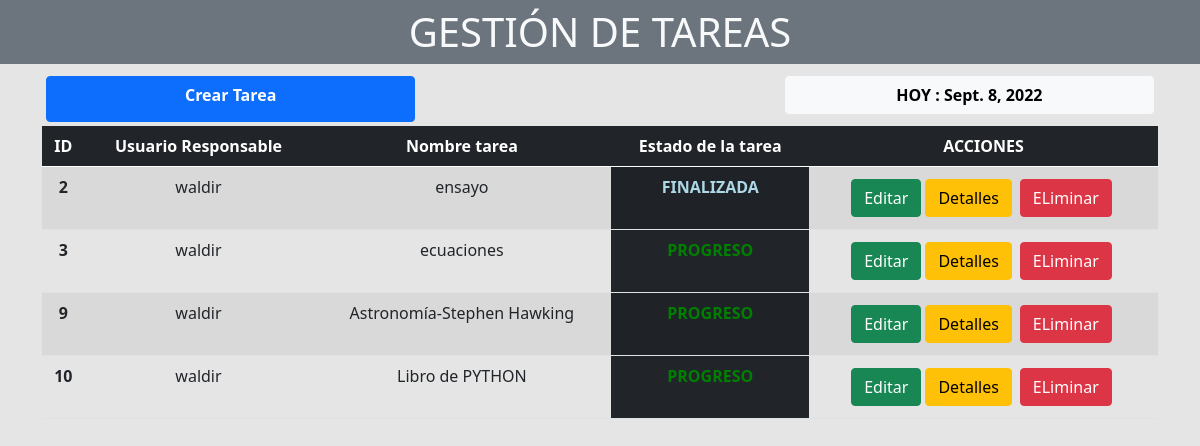
Page /dashboard on the earlier database version.
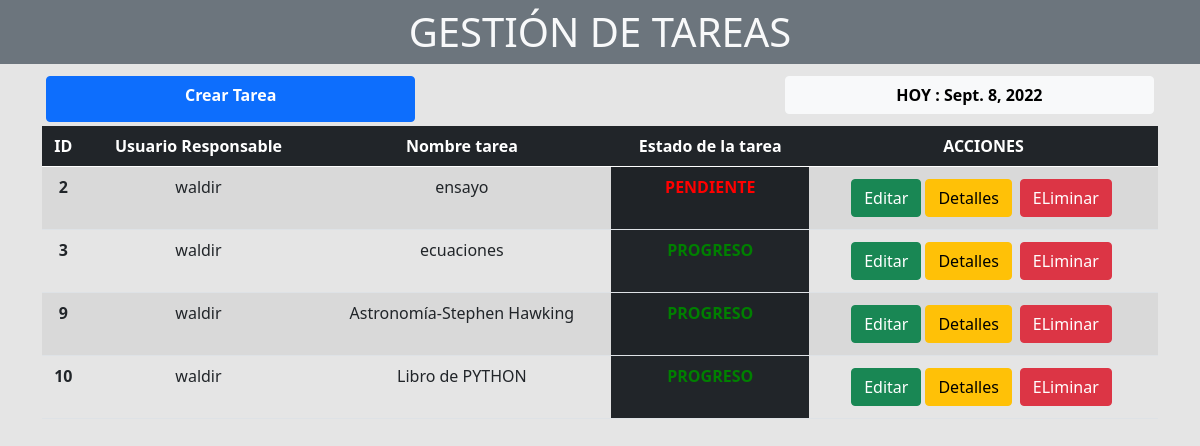
Same page on the later database version.
### gestion_tareas/models.py (models this page shows)
class tarea(models.Model):
    nombre_tarea = models.CharField(max_length=50,default='')
    descripcion = models.CharField(max_length=500, default='')
    fecha_de_creacion = models.DateField(default=datetime.date.today)
    fecha_entrega = models.DateField(default=datetime.date.today)
    usuario_responsable = models.CharField(max_length=128 , default='')
    estado_dela_tarea  =models.CharField(max_length=32 , default='PROGRESO')

### gestion_tareas/views.py (the view)
# urls.py: path('dashboard', views.dashboard, name='dashboard'),
def dashboard(request):
    hoy =date.today()
    tareas_totales = tarea.objects.all()
    tarea_user= tarea.objects.filter(usuario_responsable = 'waldir' )
    for tareas in tarea_user:
        if tareas.estado_dela_tarea != 'FINALIZADA':
            dif = tareas.fecha_entrega - date.today()
            if dif.days <= 2 and dif.days >= 0:
                tareas.estado_dela_tarea = 'FINALIZANDO'
                tareas.save()
            elif dif.days < 0:
                tareas.estado_dela_tarea = 'PENDIENTE'
                tareas.save()
            elif dif.days > 2 :
                tarea.estado_dela_tarea = 'PROGRESO'
                tareas.save()
    return render(request, 'gestion_tareas/dashboard.html',{'tareas_usuario': tarea_user, 'hoy':hoy})

### gestion_tareas/templates/gestion_tareas/dashboard.html (shortened to what this page needs)
<!DOCTYPE html>
<html lang="en">
<head>
    <link href="https://cdn.jsdelivr.net/npm/bootstrap@5.0.2/dist/css/bootstrap.min.css" rel="stylesheet">
</head>
<body style="background-color: rgba(0,0,0, 0.1);" >
    <h1 class="py-2 bg-secondary text-center text-light">GESTIÓN DE TAREAS</h1>
    <div class="container  ">
        <div class="row   ">
            <div class="col-md-10' mx-auto">
              <div class=" d-flex justify-content-between m-1" >
                <a class="col-md-4 btn btn-primary fw-bold " href="{% url 'gestion_tareas:vista_creacion'  %}">Crear Tarea</a>
                <h2 class="col-md-4 btn btn-light fw-bold h-100">HOY :  {{ hoy }}</h2>
              </div>
                <table class="table table-striped text-center table-hover ">
                    <thead class="table-dark ">
                      <tr >
                        <th scope="col">ID</th>
                        <th class="my-auto" scope="col">Usuario Responsable</th>
                        <th scope="col">Nombre tarea</th>
                        <th scope="col">Estado de la tarea</th>
                        <th scope="col">ACCIONES</th>
                      </tr>
                    </thead>
                    <tbody >
                      {% for tareas in tareas_usuario %}
                      <tr>
                        <th scope="row">{{ tareas.id }}</th>
                        <td>{{ tareas.usuario_responsable }}</td>
                        <td>{{ tareas.nombre_tarea}}</td>
                        {% if tareas.estado_dela_tarea == 'PROGRESO' %}
                        <td style="color:green ;" class="fw-bold bg-dark" >{{ tareas.estado_dela_tarea }}</td>
                        {% endif %}
                        {% if tareas.estado_dela_tarea == 'FINALIZADA' %}
                        <td style="color:lightblue ;" class="fw-bold bg-dark">{{ tareas.estado_dela_tarea }}</td>
                        {% endif %}
                        {% if tareas.estado_dela_tarea == 'PENDIENTE' %}
                        <td style="color:red ;" class="fw-bold bg-dark">{{ tareas.estado_dela_tarea }}</td>
                        {% endif %}
                        <td><a class="btn btn-success" href={% url "gestion_tareas:vista_edicion" tareas.id %}>Editar</a><a class="btn btn-warning  m-1" href={% url "gestion_tareas:vista_detallada" tareas.id %}>Detalles</a><a class="btn btn-danger  m-1" href={% url "gestion_tareas:delete" tareas.id   %}>ELiminar</a></td>
                      </tr>
                      {% endfor %}
                    </tbody>
                  </table>
            </div>
        </div>
    </div>
</body>
</html>

Differences in the rows shown:
changed tarea "ensayo": estado_dela_tarea "FINALIZADA" → "PENDIENTE"
